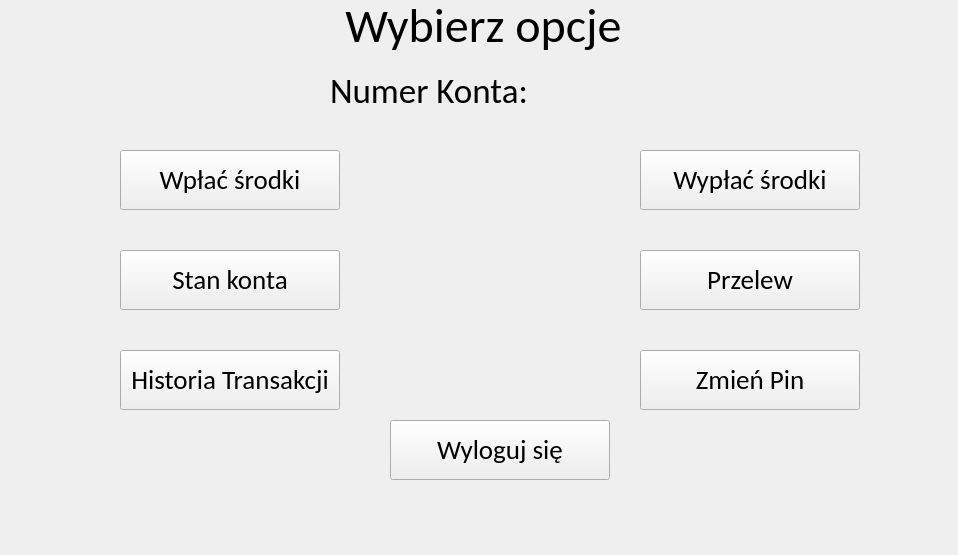
<?xml version="1.0" encoding="UTF-8"?>
<ui version="4.0">
 <class>LoggedInWindow</class>
 <widget class="QWidget" name="LoggedInWindow">
  <property name="geometry">
   <rect>
    <x>0</x>
    <y>0</y>
    <width>958</width>
    <height>555</height>
   </rect>
  </property>
  <property name="minimumSize">
   <size>
    <width>958</width>
    <height>555</height>
   </size>
  </property>
  <property name="maximumSize">
   <size>
    <width>958</width>
    <height>555</height>
   </size>
  </property>
  <property name="windowTitle">
   <string>Zalogowano</string>
  </property>
  <widget class="QLabel" name="AccNumLabel">
   <property name="geometry">
    <rect>
     <x>330</x>
     <y>70</y>
     <width>401</width>
     <height>41</height>
    </rect>
   </property>
   <property name="font">
    <font>
     <family>Calibri</family>
     <pointsize>26</pointsize>
    </font>
   </property>
   <property name="text">
    <string>Numer Konta:</string>
   </property>
  </widget>
  <widget class="QLabel" name="MainLabel">
   <property name="geometry">
    <rect>
     <x>8</x>
     <y>-5</y>
     <width>951</width>
     <height>61</height>
    </rect>
   </property>
   <property name="font">
    <font>
     <family>Calibri</family>
     <pointsize>36</pointsize>
    </font>
   </property>
   <property name="text">
    <string>Wybierz opcje</string>
   </property>
   <property name="alignment">
    <set>Qt::AlignmentFlag::AlignCenter</set>
   </property>
  </widget>
  <widget class="QPushButton" name="TransferButton">
   <property name="geometry">
    <rect>
     <x>640</x>
     <y>250</y>
     <width>220</width>
     <height>60</height>
    </rect>
   </property>
   <property name="font">
    <font>
     <family>Calibri</family>
     <pointsize>20</pointsize>
    </font>
   </property>
   <property name="text">
    <string>Przelew</string>
   </property>
  </widget>
  <widget class="QPushButton" name="AccountBalanceButton">
   <property name="geometry">
    <rect>
     <x>120</x>
     <y>250</y>
     <width>220</width>
     <height>60</height>
    </rect>
   </property>
   <property name="font">
    <font>
     <family>Calibri</family>
     <pointsize>20</pointsize>
    </font>
   </property>
   <property name="text">
    <string>Stan konta</string>
   </property>
  </widget>
  <widget class="QPushButton" name="TransactionsButton">
   <property name="geometry">
    <rect>
     <x>120</x>
     <y>350</y>
     <width>220</width>
     <height>60</height>
    </rect>
   </property>
   <property name="font">
    <font>
     <family>Calibri</family>
     <pointsize>20</pointsize>
    </font>
   </property>
   <property name="text">
    <string>Historia Transakcji</string>
   </property>
  </widget>
  <widget class="QPushButton" name="LogOutButton">
   <property name="geometry">
    <rect>
     <x>390</x>
     <y>420</y>
     <width>220</width>
     <height>60</height>
    </rect>
   </property>
   <property name="font">
    <font>
     <family>Calibri</family>
     <pointsize>20</pointsize>
    </font>
   </property>
   <property name="text">
    <string>Wyloguj się</string>
   </property>
  </widget>
  <widget class="QPushButton" name="ChangePinButton">
   <property name="geometry">
    <rect>
     <x>640</x>
     <y>350</y>
     <width>220</width>
     <height>60</height>
    </rect>
   </property>
   <property name="font">
    <font>
     <family>Calibri</family>
     <pointsize>20</pointsize>
    </font>
   </property>
   <property name="text">
    <string>Zmień Pin</string>
   </property>
  </widget>
  <widget class="QPushButton" name="DepositButton">
   <property name="geometry">
    <rect>
     <x>120</x>
     <y>150</y>
     <width>220</width>
     <height>60</height>
    </rect>
   </property>
   <property name="font">
    <font>
     <family>Calibri</family>
     <pointsize>20</pointsize>
    </font>
   </property>
   <property name="text">
    <string>Wpłać środki</string>
   </property>
  </widget>
  <widget class="QPushButton" name="WithdrawButton">
   <property name="geometry">
    <rect>
     <x>640</x>
     <y>150</y>
     <width>220</width>
     <height>60</height>
    </rect>
   </property>
   <property name="font">
    <font>
     <family>Calibri</family>
     <pointsize>20</pointsize>
    </font>
   </property>
   <property name="text">
    <string>Wypłać środki</string>
   </property>
  </widget>
 </widget>
 <resources/>
 <connections/>
</ui>
